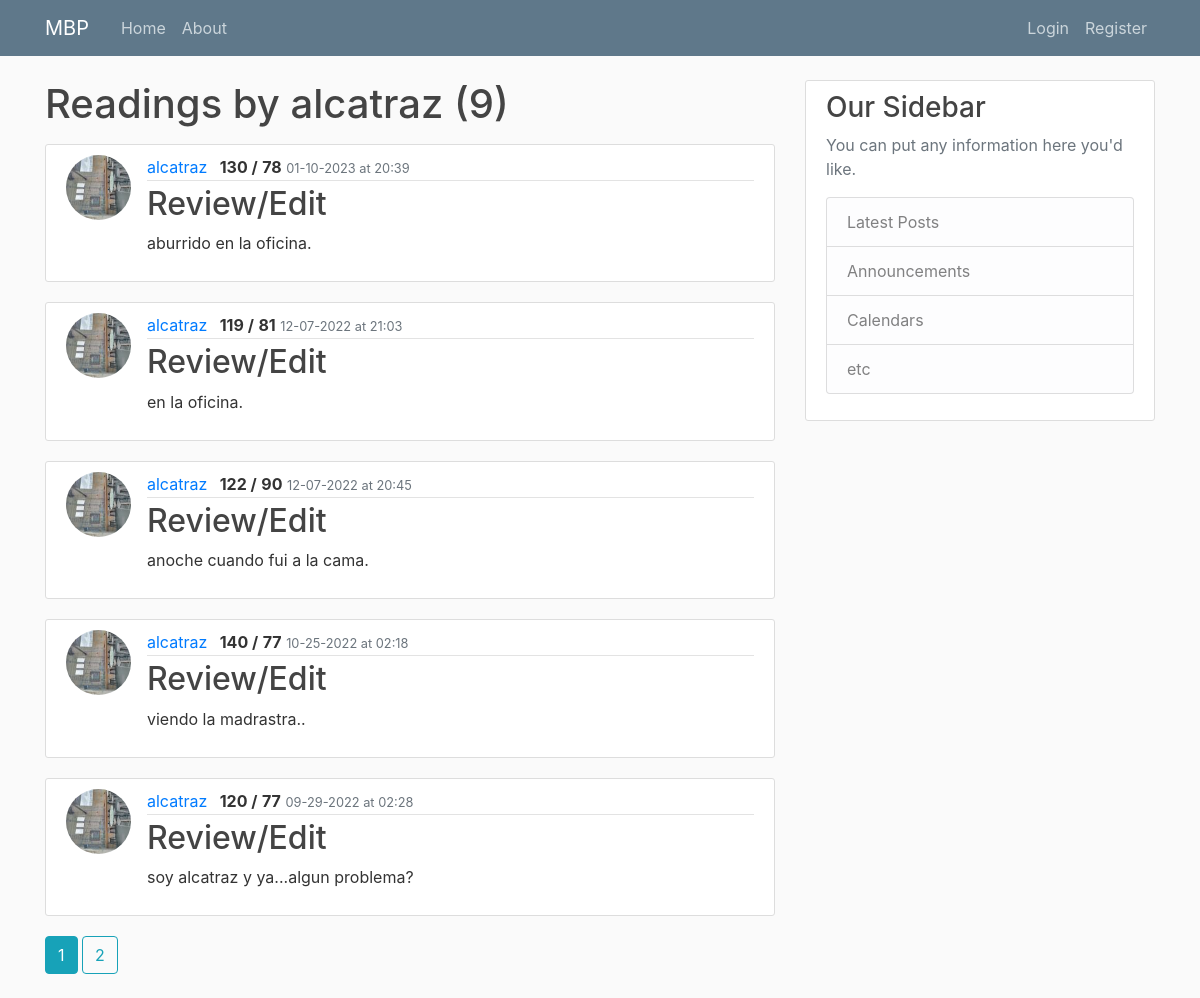
/user/alcatraz, run on an earlier commit of the app's database.
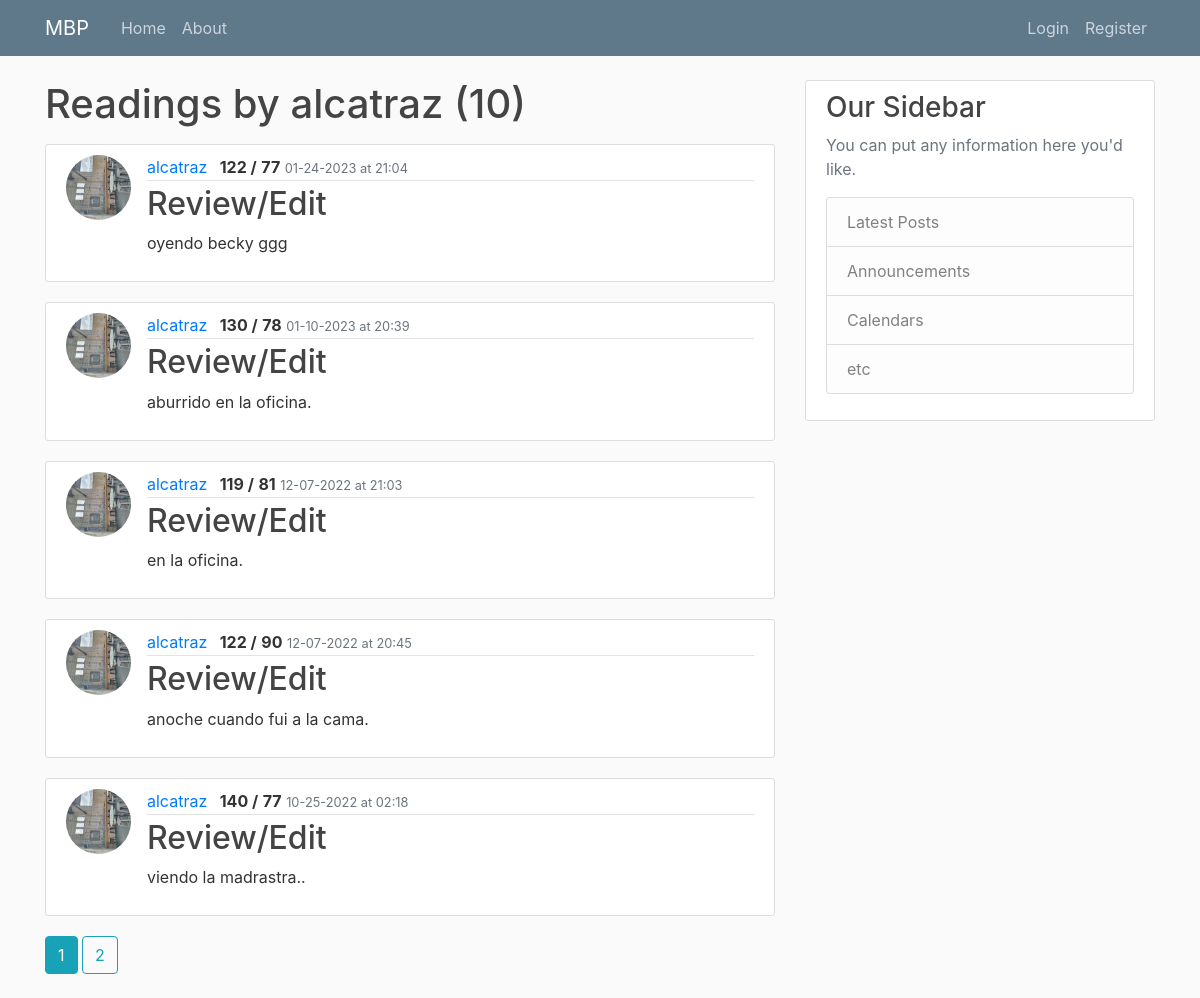
And on a later commit of the database.
### mbp/models.py (models this page shows, shortened)
class Reading(db.Model):
    id = db.Column(db.Integer, primary_key=True)
    sys = db.Column(db.String(3), nullable=False)
    dia = db.Column(db.String(3), nullable=False)
    notes = db.Column(db.Text, nullable=False)
    date_posted = db.Column(db.DateTime, nullable=False, default=datetime.utcnow)
    user_id = db.Column(db.Integer, db.ForeignKey('user.id'), nullable=False)

class User(db.Model, UserMixin):
    id = db.Column(db.Integer, primary_key=True)
    username = db.Column(db.String(20), unique=True, nullable=False)
    email = db.Column(db.String(120), unique=True, nullable=False)
    image_file = db.Column(db.String(20), nullable=False, default='default.jpg')
    password = db.Column(db.String(60), nullable=False)
    readings = db.relationship('Reading', backref='user', lazy=True)

### mbp/users/routes.py (the view)
@users.route('/user/<string:username>')
def user_readings(username):
    page = request.args.get('page', 1, type=int) #Grab the page we want. In this case page one. Set type integer as the page number.
    user = User.query.filter_by(username=username).first_or_404()
    reading = Reading.query.filter_by(user=user)\
        .order_by(Reading.date_posted.desc())\
        .paginate(page=page, per_page=5) #Show 5 readings per page. Can use http://localhost:8000/home?page=3 to navigate to pages.
    return render_template('user_readings.html', reading=reading, user=user)

### mbp/templates/user_readings.html
{% extends "base.html" %}
{% block content %}
    <h1 class="mb-3">Readings by {{ user.username }} ({{ reading.total }})</h1>
    {% for reading in reading.items %}
    <article class="media content-section">
      <img class="rounded-circle article-img" src="{{ url_for('static', filename='profile_pics/' + reading.user.image_file) }}" />
      <div class="media-body">
        <div class="article-metadata">
          <a class="mr-2" href="{{ url_for('users.user_readings', username=reading.user.username) }}">{{ reading.user.username }}</a>
          <text class="font-weight-bold">{{ reading.sys }} /</text>
          <text class="font-weight-bold">{{ reading.dia}}</text>
          <small class="text-muted">{{ reading.date_posted.strftime('%m-%d-%Y at %H:%M') }}</small>
        </div>
        <h2><a class="article-title" href="{{ url_for('readings.reading', reading_id=reading.id) }}">Review/Edit</a></h2>
          <p class="article-content">{{ reading.notes }}</p>
      </div>
    </article>
    {% endfor %}
    {% for page_num in reading.iter_pages(left_edge=1, right_edge=1, left_current=1, right_current=2) %}
      {% if page_num %}
        {% if reading.page == page_num %}
          <a class="btn btn-info mb-4" href="{{ url_for('users.user_readings', username=user.username, page=page_num) }}">{{ page_num }}</a>
        {% else %}
          <a class="btn btn-outline-info mb-4" href="{{ url_for('users.user_readings', username=user.username, page=page_num) }}">{{ page_num }}</a>
        {% endif %}
      {% else %}
        ...
      {% endif %}
    {% endfor %}
{% endblock content %}

What changed in the data, as far as the page shows it:
no longer on this page (row unchanged): Reading: image_file (picture), user.username "alcatraz", sys "120", dia "77", date_posted "09-29-2022 at 02:28", notes "soy alcatraz y ya...algun problema?"
added Reading: image_file (picture), user.username "alcatraz", sys "122", dia "77", date_posted "01-24-2023 at 21:04", notes "oyendo becky ggg"
Also different on the page:
{{ reading.total }}: "9" → "10"
